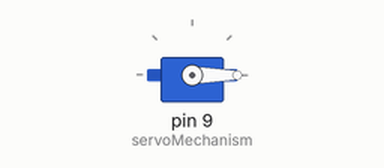
A sketch run on a simulated Arduino Uno, built with avr-gcc and run on an emulated ATmega328P. Parts: servo.

Above: at 0.05 s.
At 0.75 s:
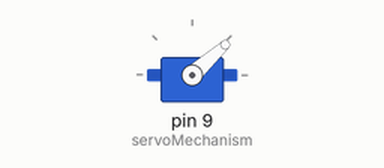
At 1.5 s:
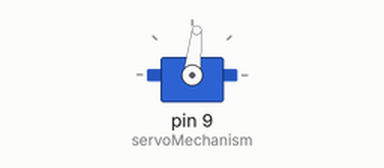
At 3.0 s:
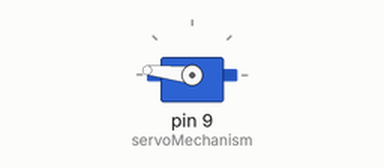
Timing chart, 0 to 6.9 s (numbered marks = the images above):
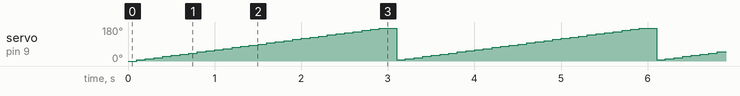

The sketch:

ServoMech.ino
```cpp
#include <Servo.h>

Servo servoMechanism;
int pos = 0; // Servo position 0-180
int change = 6;

void setup() {
  servoMechanism.attach(9);
}

void loop() {
  if(pos < 180)
  {
    servoMechanism.write(pos);
  } else {
    pos = 0;
  }

  pos += change;
  delay(100);
}
```

Measured:
- by itself, servo on pin 9 (servoMechanism): ramps from 6° to 174° and jumps back, once every 3.0 s
